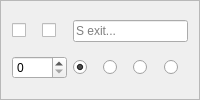
       <widget class="QFrame" name="frame_s">
        <property name="sizePolicy">
         <sizepolicy hsizetype="Preferred" vsizetype="Preferred">
          <horstretch>0</horstretch>
          <verstretch>0</verstretch>
         </sizepolicy>
        </property>
        <property name="frameShape">
         <enum>QFrame::StyledPanel</enum>
        </property>
        <property name="frameShadow">
         <enum>QFrame::Raised</enum>
        </property>
        <layout class="QGridLayout" name="gridLayout_s">
         <item row="0" column="0">
          <widget class="QCheckBox" name="noroute_s">
           <property name="cursor">
            <cursorShape>PointingHandCursor</cursorShape>
           </property>
           <property name="focusPolicy">
            <enum>Qt::NoFocus</enum>
           </property>
           <property name="toolTip">
            <string>Prevent a route being created via this exit, equivalent to an infinite exit weight</string>
           </property>
           <property name="text">
            <string/>
           </property>
           <property name="checkable">
            <bool>true</bool>
           </property>
          </widget>
         </item>
         <item row="0" column="1">
          <widget class="QCheckBox" name="stub_s">
           <property name="cursor">
            <cursorShape>PointingHandCursor</cursorShape>
           </property>
           <property name="toolTip">
            <string>Create an exit in this direction with unknown destination, mutually exclusive with an actual exit roomID</string>
           </property>
           <property name="text">
            <string/>
           </property>
          </widget>
         </item>
         <item row="0" column="2" colspan="4">
          <widget class="QLineEdit" name="s">
           <property name="toolTip">
            <string>Set the number of the room south of this one, will be blue for a valid number or red for invalid</string>
           </property>
           <property name="placeholderText">
            <string>S exit...</string>
           </property>
          </widget>
         </item>
         <item row="1" column="0" colspan="2">
          <widget class="QSpinBox" name="weight_s">
           <property name="cursor">
            <cursorShape>SizeVerCursor</cursorShape>
           </property>
           <property name="toolTip">
            <string>Set to a positive value to overide the default (Room) Weight for using this Exit route, zero value assigns the default.</string>
           </property>
           <property name="maximum">
            <number>9999</number>
           </property>
          </widget>
         </item>
         <item row="1" column="2">
          <widget class="QRadioButton" name="doortype_none_s">
           <property name="cursor">
            <cursorShape>PointingHandCursor</cursorShape>
           </property>
           <property name="toolTip">
            <string>No door symbol is drawn on 2D Map for this exit</string>
           </property>
           <property name="text">
            <string/>
           </property>
           <property name="checked">
            <bool>true</bool>
           </property>
           <attribute name="buttonGroup">
            <string notr="true">doortype_s</string>
           </attribute>
          </widget>
         </item>
         <item row="1" column="3">
          <widget class="QRadioButton" name="doortype_open_s">
           <property name="cursor">
            <cursorShape>PointingHandCursor</cursorShape>
           </property>
           <property name="toolTip">
            <string>Green (Open) door symbol is drawn on 2D Map, can be set on either a stub or a real exit</string>
           </property>
           <property name="text">
            <string/>
           </property>
           <attribute name="buttonGroup">
            <string notr="true">doortype_s</string>
           </attribute>
          </widget>
         </item>
         <item row="1" column="4">
          <widget class="QRadioButton" name="doortype_closed_s">
           <property name="cursor">
            <cursorShape>PointingHandCursor</cursorShape>
           </property>
           <property name="toolTip">
            <string>Orange (Closed) door symbol is drawn on 2D Map, can be set on either a stub or a real exit</string>
           </property>
           <property name="text">
            <string/>
           </property>
           <attribute name="buttonGroup">
            <string notr="true">doortype_s</string>
           </attribute>
          </widget>
         </item>
         <item row="1" column="5">
          <widget class="QRadioButton" name="doortype_locked_s">
           <property name="cursor">
            <cursorShape>PointingHandCursor</cursorShape>
           </property>
           <property name="toolTip">
            <string>Red (Locked) door symbol is drawn on 2D Map, can be set on either a stub or a real exit</string>
           </property>
           <property name="text">
            <string/>
           </property>
           <attribute name="buttonGroup">
            <string notr="true">doortype_s</string>
           </attribute>
          </widget>
         </item>
        </layout>
       </widget>
